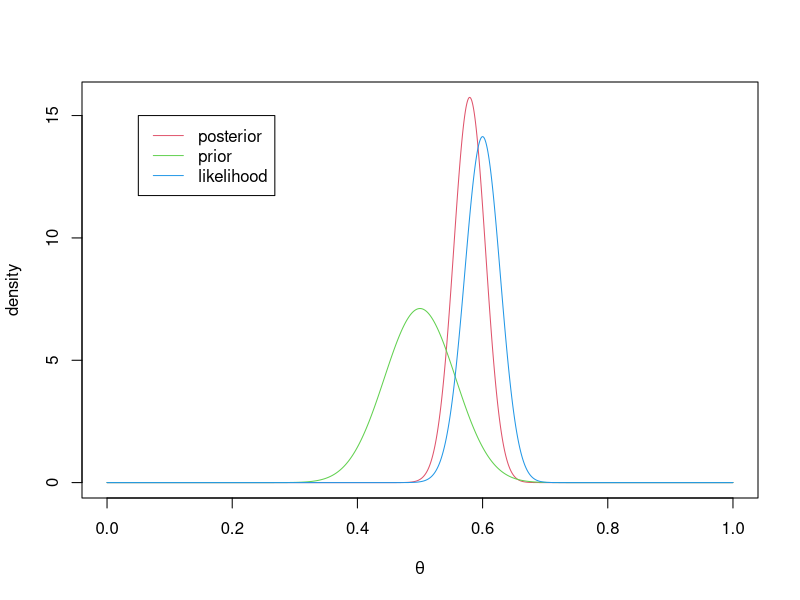

Write the R code that produced this figure.
## ---- chunk 1
theta = seq(0,1,by=0.0001)
prior = dbeta(theta, 40, 40)
posterior = dbeta(theta, 220, 160)
likelihood = dbeta(theta, 181, 121)

plot(theta, posterior, xlab=expression(theta), ylab="density", type="l", col=2)
lines(theta, prior, type="l", col=3)
lines(theta, likelihood, type="l", col=4)
legend(0.05,15, c("posterior","prior","likelihood"), lty=c(1,1,1), col=c(2,3,4))
